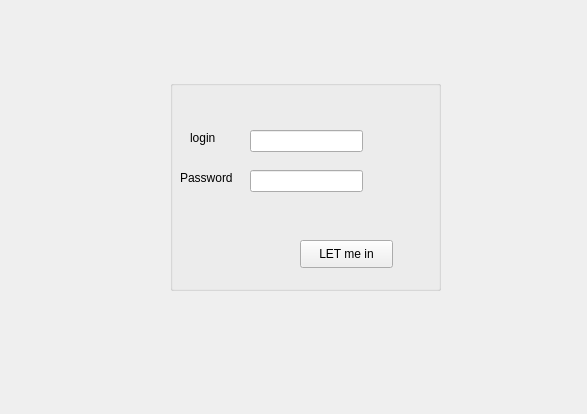
<?xml version="1.0" encoding="UTF-8"?>
<ui version="4.0">
 <class>Form</class>
 <widget class="QWidget" name="Form">
  <property name="geometry">
   <rect>
    <x>0</x>
    <y>0</y>
    <width>587</width>
    <height>414</height>
   </rect>
  </property>
  <property name="windowTitle">
   <string>Form</string>
  </property>
  <widget class="QGroupBox" name="groupBox">
   <property name="geometry">
    <rect>
     <x>170</x>
     <y>80</y>
     <width>271</width>
     <height>211</height>
    </rect>
   </property>
   <property name="title">
    <string/>
   </property>
   <widget class="QLabel" name="label">
    <property name="geometry">
     <rect>
      <x>20</x>
      <y>50</y>
      <width>56</width>
      <height>16</height>
     </rect>
    </property>
    <property name="text">
     <string>login</string>
    </property>
   </widget>
   <widget class="QLabel" name="label_2">
    <property name="geometry">
     <rect>
      <x>10</x>
      <y>90</y>
      <width>56</width>
      <height>16</height>
     </rect>
    </property>
    <property name="text">
     <string>Password</string>
    </property>
   </widget>
   <widget class="QLineEdit" name="lineEdit">
    <property name="geometry">
     <rect>
      <x>80</x>
      <y>50</y>
      <width>113</width>
      <height>22</height>
     </rect>
    </property>
   </widget>
   <widget class="QLineEdit" name="lineEdit_2">
    <property name="geometry">
     <rect>
      <x>80</x>
      <y>90</y>
      <width>113</width>
      <height>22</height>
     </rect>
    </property>
   </widget>
   <widget class="QPushButton" name="pushButton">
    <property name="geometry">
     <rect>
      <x>130</x>
      <y>160</y>
      <width>93</width>
      <height>28</height>
     </rect>
    </property>
    <property name="text">
     <string>LET me in</string>
    </property>
   </widget>
  </widget>
 </widget>
 <resources/>
 <connections/>
</ui>
